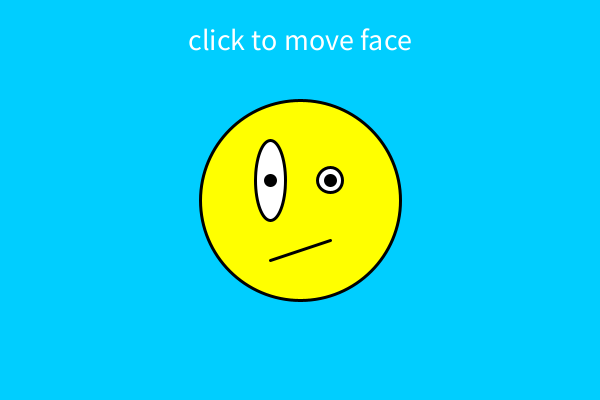
Frame 1 (no input)
Frame 60 (the mouse pressed at the canvas centre just before this capture): identical to frame 1, image omitted
Frame 120 (the mouse held since frame 60 and released just before this capture): identical to frame 1, image omitted

The Processing sketch that drew this single still picture (run headless with seeded random() and noise(); from frame 60 on, the mouse is pressed at the canvas centre):

// Processing sketch: Crazy_face
// ── Crazy_face.pde
int locationX = 0;
int locationY = 0;

void setup() {
  ellipseMode(CENTER);
  // limit framerate to make the program uniform on differnt computers
  frameRate(40);
  // window 600 by 400, background blue, smooth graphics
  size(600, 400);
  background(#00CEFF);
  smooth();
  // instructional text
  textAlign(CENTER);
  textSize(30);
  text("click to move face", width/2, height/8);
  /*
    Funny Face
   positioning and size as a function of width
   as program width increases size of face increases
   but maintains ratios
  */
  // yellow face black outlines
  fill(#FFFF00);
  stroke(#000000);
  strokeWeight(3);
  ellipse(width/2, height/2, width/3, width/3);
  // eyes
  fill(#FFFFFF);
  ellipse(width/2-width/20, height/2-width/30, width/20, width/7.5);
  ellipse(width/2+width/20, height/2-width/30, width/24, width/24);
  fill(#000000);
  ellipse(width/2-width/20, height/2-width/30, width/60, width/60);
  ellipse(width/2+width/20, height/2-width/30, width/60, width/60);
  // mouth
  line(width/2-width/20, height/2+width/10, width/2+width/20, height/2+width/15);
    ellipseMode(CORNER);

}


void draw() {
  
}

void mousePressed() {
    ellipseMode(CENTER);
  background(#00CEFF);
  smooth();
  /*
    Funny Face
   positioning and size as a function of width
   as program width increases size of face increases
   but maintains ratios
  */
  // yellow face black outlines
  fill(#FFFF00);
  stroke(#000000);
  strokeWeight(3);
  ellipse(mouseX, mouseY, width/3, width/3);
  // eyes
  fill(#FFFFFF);
  ellipse(mouseX-width/20, mouseY-width/30, width/20, width/7.5);
  ellipse(mouseX+width/20, mouseY-width/30, width/24, width/24);
  fill(#000000);
  ellipse(mouseX-width/20, mouseY-width/30, width/60, width/60);
  ellipse(mouseX+width/20, mouseY-width/30, width/60, width/60);
  // mouth
  line(mouseX-width/20, mouseY+width/10, mouseX+width/20, mouseY+width/15);
}

void mouseDragged() {
    ellipseMode(CENTER);
  background(#00CEFF);
  smooth();
  /*
    Funny Face
   positioning and size as a function of width
   as program width increases size of face increases
   but maintains ratios
  */
  // yellow face black outlines
  fill(#FFFF00);
  stroke(#000000);
  strokeWeight(3);
  ellipse(mouseX, mouseY, width/3, width/3);
  // eyes
  fill(#FFFFFF);
  ellipse(mouseX-width/20, mouseY-width/30, width/20, width/7.5);
  ellipse(mouseX+width/20, mouseY-width/30, width/24, width/24);
  fill(#000000);
  ellipse(mouseX-width/20, mouseY-width/30, width/60, width/60);
  ellipse(mouseX+width/20, mouseY-width/30, width/60, width/60);
  // mouth
  line(mouseX-width/20, mouseY+width/10, mouseX+width/20, mouseY+width/15);
}

void keyPressed() {
    ellipseMode(CORNER);
  if (keyCode == LEFT && locationX >= 10) {
      setup();
    locationX = locationX - 10;
    ellipse(locationX, locationY, 100, 100);
  } else if (keyCode == RIGHT && locationX <= 590) {
      setup();
    locationX = locationX + 10;
    ellipse(locationX, locationY, 100, 100);
  } else if (keyCode == UP && locationY < 300) {
      setup();
    locationY = locationY - 10;
    ellipse(locationX, locationY, 100, 100);
  } else if (keyCode == DOWN && locationY <= height-10) {
      setup();
    locationY = locationY + 10;
    ellipse(locationX, locationY, 100, 100);
  }
}
